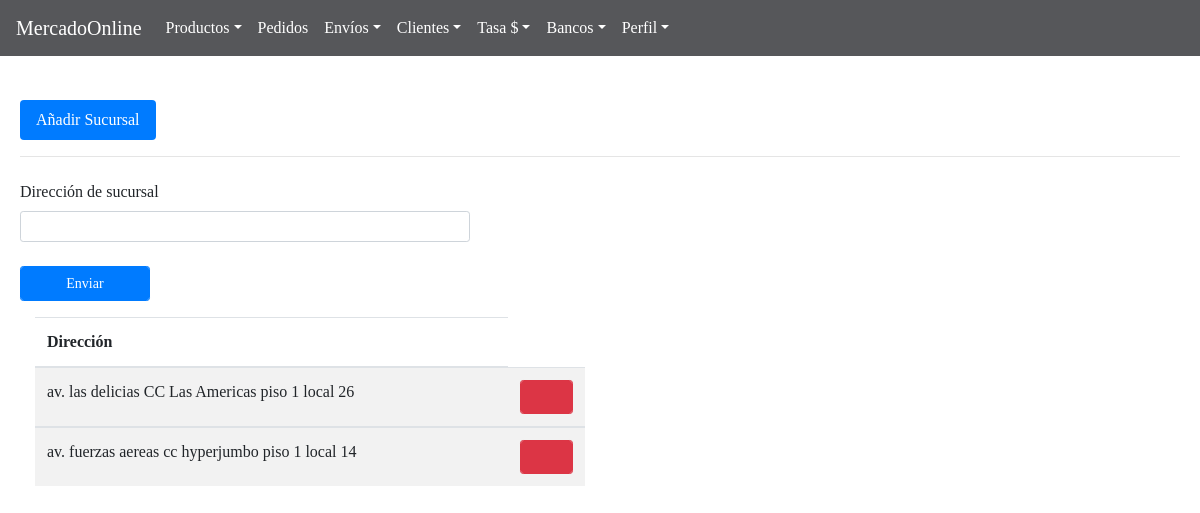
The page /BackAdmin/index.php?action=branch (signed in) on the database as committed earlier.
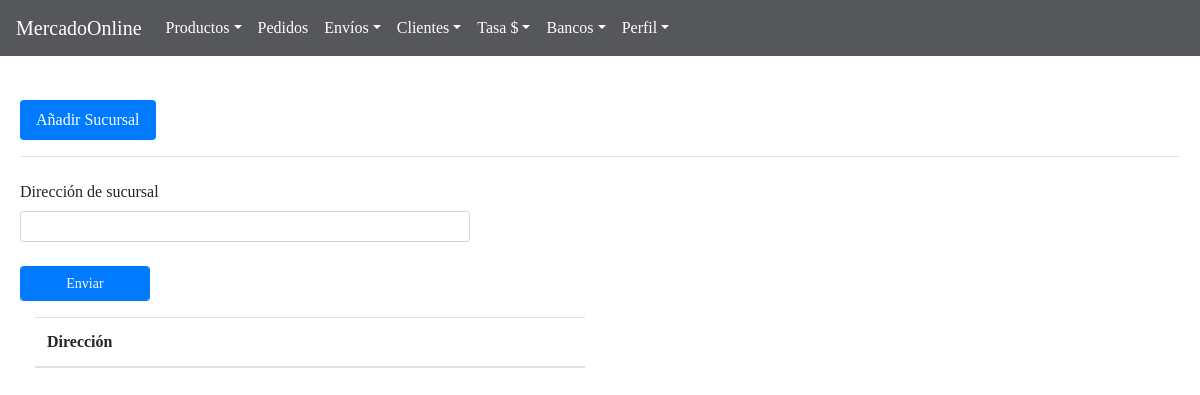
The same page on the database as committed later.
### tables this page shows
CREATE TABLE `sucursales` (
  `id` int(11) NOT NULL,
  `branch` text NOT NULL
);

### BackAdmin/models/connection.php (called while the page is built)
<?php
class connection{
	 public static function connect(){
	 	$link = new PDO("mysql:host=localhost;dbname=mercadoonline","root","");
	 	return $link;
	 }
}

### BackAdmin/models/branchModel.php (called while the page is built, shortened)
<?php
require_once "connection.php";
class branchModel{
 public static function viewBranchModel($table){
$stmt = connection::connect()->prepare("SELECT branch FROM $table");
		 $stmt -> execute();
		 return $stmt->fetchAll();
		 	}
}

### BackAdmin/controllers/controllerPage.php (called while the page is built)
<?php
class page{
 public static function template(){
 			include "views/template.php";
 		}
 public static function pageConnectController(){
if (isset( $_GET["action"])) {
	 	$controllerPage = $_GET["action"];
}
else{
	$controllerPage ="index";
}
 	$answer = pageModel::pageConnectModel($controllerPage);
 	include $answer;
 }
}

### BackAdmin/controllers/branchController.php (the view, shortened to what this page needs)
<?php
class branchController{
 	 public static function viewBranchController(){
 	 	$answer = branchModel::viewBranchModel("sucursales");
 	 	foreach ($answer as $row=> $item) {
 	 		$row = $row + 1;
 	 		echo '	<tbody>
					<tr>
					<td>'.utf8_decode($item["branch"]).'</td>
					<td><a href="#delete'.$row.'"  data-toggle="modal">
					<button type="button" class="form-control form-control-sm btn-danger  btn-sm fa fa-trash"></button></a>
				<div class="modal fade" id="delete'.$row.'" tabindex="-1" role="dialog" aria-labelledby="myModalLabel" ariahidden="true">
				<div class="modal-dialog" role="document" style="">
				<div class="modal-content">
				<div class="modal-header">
				<button type="button" class="close" data-dismiss="modal" aria-label="Close">
				<span aria-hidden="true">&times;</span> </button>
				</div>
				<div class="modal-body"  style="text-align: center; margin: 0%;">
				<h5>¿Desea borrar esta dirección?</h5>
				<br>
				<p>'.$item["branch"].'</p>
				<form method="post" enctype="multipart/form-data">
				<input type="text" class="form-control" value="'.$item["branch"].'"   name="addressName" readonly style="display:none">
				<div class="form-group row">
				<div class="row container-fluid">
				<div class="col-sm-6">
				<button type="submit" class="fa fa-check  form-control btn-success" 	aria-label="close"></button>
				</div>
				</form>
				<div class="col-sm-6">
				<button type="button" class="fa fa-close  form-control btn-danger" class="close" data-dismiss="modal" aria-label="close"></button>
				</div>
				</div>
				</div>
					</td>
					</tr>
				</tbody>';
 	 	}
 	 }
}

Rows that differ between the two databases and show on the page:
removed sucursales: branch "av. las delicias CC Las Americas piso 1 local 26"
removed sucursales: branch "av. fuerzas aereas cc hyperjumbo piso 1 local 14"
